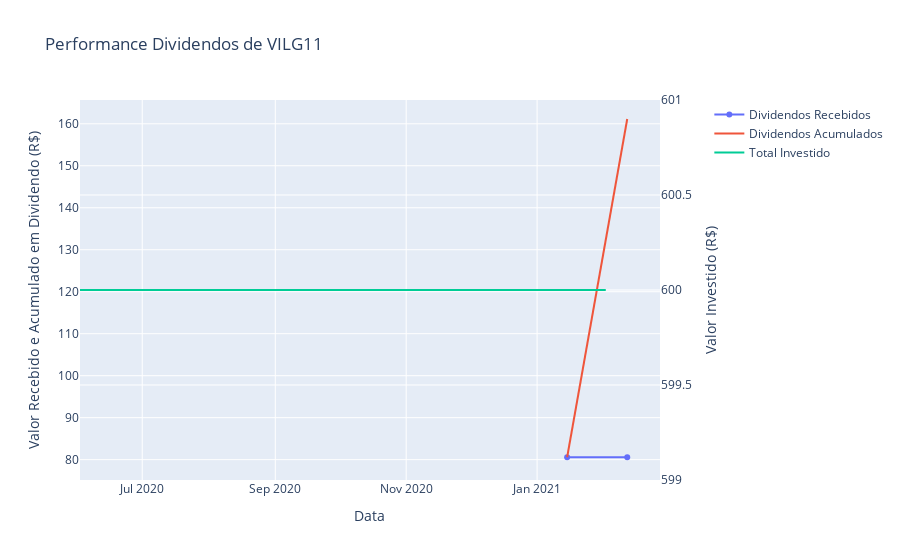

Write notebook code for a chart like this one.
### Code cell
plot_dividends_performance('VILG11', df_final[df_final['Stock'] == 'VILG11'], df_dividends[df_dividends['Fund'] == 'VILG11'])

### Figure 1 — Plotly figure (JSON) as saved in the notebook; plotly's stock layout.template omitted (floating-point values rounded to 4 significant figures; data arrays with more than 128 entries replaced by an {"elided": "..."} marker saying what was removed)
{"data": [{"mode": "lines+markers", "name": "Dividendos Recebidos", "type": "scatter", "x": ["2021-01-15T00:00:00", "2021-02-12T00:00:00"], "y": [80.57, 80.57]}, {"mode": "lines", "name": "Dividendos Acumulados", "type": "scatter", "x": ["2021-01-15T00:00:00", "2021-02-12T00:00:00"], "y": [80.57, 161.1]}, {"mode": "lines", "name": "Total Investido", "type": "scatter", "x": {"elided": "166 str values"}, "xaxis": "x", "y": {"elided": "166 int values"}, "yaxis": "y2"}], "layout": {"title": {"text": "Performance Dividendos de VILG11"}, "xaxis": {"anchor": "y", "domain": [0, 0.94], "title": {"text": "Data"}}, "yaxis": {"anchor": "x", "domain": [0, 1], "title": {"text": "Valor Recebido e Acumulado em Dividendo (R$)"}}, "yaxis2": {"anchor": "x", "overlaying": "y", "side": "right", "title": {"text": "Valor Investido (R$)"}}}}
